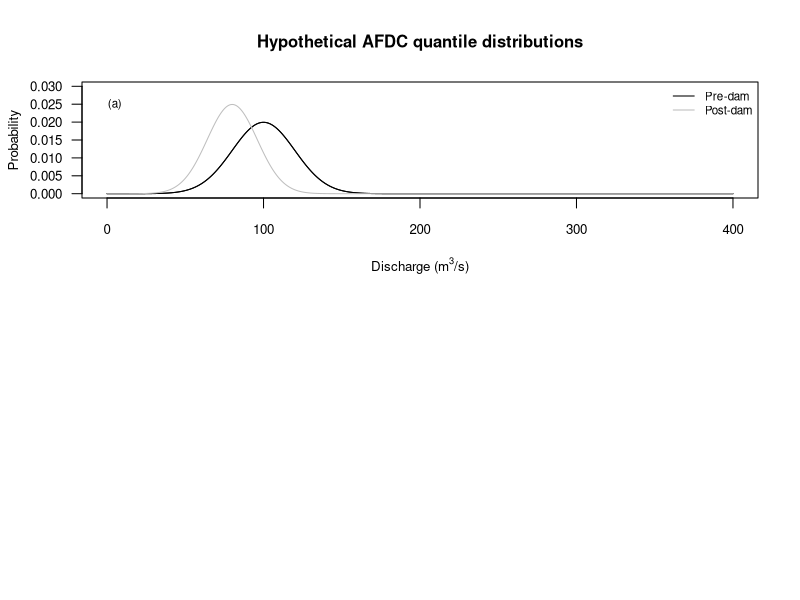

Write the R code that produced this figure. (Note: this script raises an error after producing the figure.)
# Figure showing MWW test without a threshold

par(mfrow=(c(2,1)))

x <- seq(0,400,1)
h_pre <- dnorm(x,100,20)
h_post <- dnorm(x,80,16)

plot(x,h_pre,typ="l",col="black", lty=1,xlim=c(0,400),ylim=c(0,0.03),
     xlab=expression(paste("Discharge (",m^3,"/s)",sep="")),
     ylab="Probability",las=1,cex.axis=0.8,cex.lab=0.8) # MAKE THESE AXIS LABELS GO AWAY
title("Hypothetical AFDC quantile distributions",cex.main=1.00)
text(5,0.025,"(a)",cex=0.7)
lines(x,h_pre)
lines(x,h_post,col="gray",lty=1)
legend("topright",c("Pre-dam","Post-dam"),lty=c(1,1),col=c("black","gray"),bty="n",cex=0.7)

# Sample from these distributions
m_size <- 10
n_size <- 10

U_max <- m_size*n_size
U_rng <- seq(0,U_max,1)  

norm_pre <- rnorm(m_size,100,20) 
norm_post <- rnorm(n_size,80,16)

# Run MWW test
U_MWWtest <- MWW_test(log(norm_post),log(norm_pre),alternative="l",alt_dist="snorm",paired=F, exact=F, correct=F)
U_mu_null <- as.numeric(U_MWWtest[7])  
U_sigma2_null <- as.numeric(U_MWWtest[8]) 
U_mu_alt <- as.numeric(U_MWWtest[9]) 
U_sigma2_alt <- as.numeric(U_MWWtest[10]) 

# Generate and plot test statistic probability distributions
U_dist_null <- dnorm(U_rng,U_mu_null,sqrt(U_sigma2_null))  
U_dist_alt <- dnorm(U_rng,U_mu_alt,sqrt(U_sigma2_alt))

plot(U_rng,U_dist_null,type="l",lty=2,xlim=c(0,max(U_rng)),ylim=c(0,1.2*max(U_dist_alt)),
     xlab="U test statistic",ylab="Probability",las=1,cex.axis=0.8,cex.lab=0.8)
title("Distribution of U test statistic",cex.main=1.00)
text(1,1.1*max(U_dist_alt),"(b)",cex=0.7)
lines(U_rng,U_dist_alt,lty=3)
legend("topright",c("Null dist","Alt dist"),lty=c(2,3),cex=0.7,bty="n")

par(mfrow=(c(1,1)))

# Now do this with a threshold ----------------------------------------------------------------------------------

par(mfrow=(c(2,1)))

# Plot scaled pre-dam flow distribution with pre- and post-dam flows
h_pre_scaled <- dnorm(x,70,14)
plot(x,h_pre,typ="l",col="black", lty=1,xlim=c(0,400),ylim=c(0,0.03),
     xlab=expression(paste("Discharge (",m^3,"/s)",sep="")),
     ylab="Probability",
     cex.axis=0.8,cex.lab=0.8,las=1) # MAKE THESE AXIS LABELS GO AWAY
title("Hypothetical AFDC quantile distributions",cex.main=1.00)
text(1.5,0.025,"(a)",cex=0.7)
lines(x,h_pre_scaled,lty=2)
lines(x,h_post,col="gray",lty=1)
legend("topright",c("Pre-dam","Post-dam","Pre-dam scaled"),lty=c(1,1,2),cex=0.7,col=c("black","gray","gray40"),bty="n")

# Scale pre-dam flows
norm_pre_scaled <- 0.8*norm_pre

# Run MWW test
#U_MWWtest <- MWW_test(log(norm_post),log(norm_pre_scaled),alternative="l",alt_dist="snorm",paired=F, exact=F, correct=F)
U_MWWtest <- MWW_test(log(norm_post),log(norm_pre_scaled),alternative="l",alt_dist="snorm",paired=F, exact=F, correct=F)
U_mu_null <- as.numeric(U_MWWtest[7])  
U_sigma2_null <- as.numeric(U_MWWtest[8]) 
U_mu_alt <- as.numeric(U_MWWtest[9]) 
U_sigma2_alt <- as.numeric(U_MWWtest[10]) 

# Generate and plot test statistic probability distributions
U_dist_null <- dnorm(U_rng,U_mu_null,sqrt(U_sigma2_null))  
U_dist_alt <- dnorm(U_rng,U_mu_alt,sqrt(U_sigma2_alt))

plot(U_rng,U_dist_null,type="l",lty=2,xlim=c(0,max(U_rng)),ylim=c(0,1.2*max(U_dist_alt)),
     xlab="U test statistic",ylab="Probability",cex.axis=0.8,cex.lab=0.8,las=1)
title("Distributions of U test statistic",cex.main=1.00)
lines(U_rng,U_dist_alt,lty=3)
text(1,1.1*max(U_dist_alt),"(b)",cex=0.7)
legend("topright",c("Null dist","Alt dist"),lty=c(2,3),cex=0.7,bty="n")

par(mfrow=(c(1,1)))

